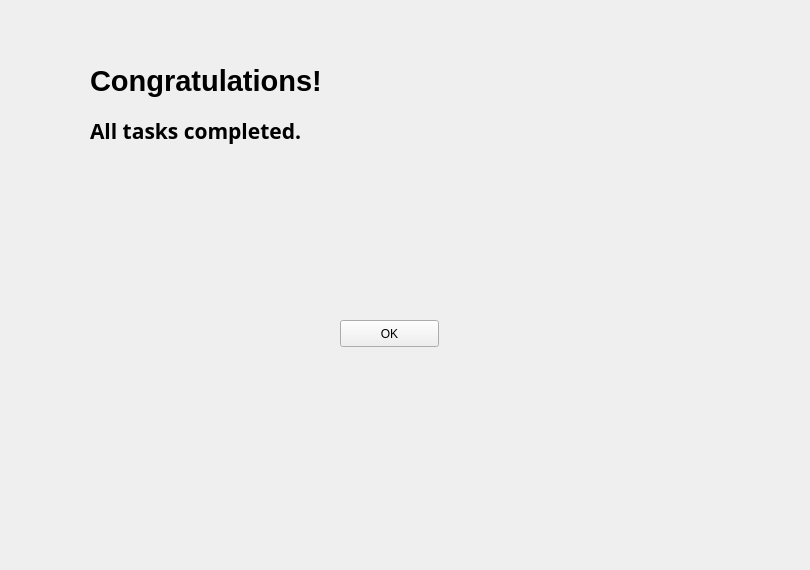
  <widget class="QWidget" name="completion">
   <widget class="QLabel" name="label_8">
    <property name="geometry">
     <rect>
      <x>0</x>
      <y>-40</y>
      <width>801</width>
      <height>561</height>
     </rect>
    </property>
    <property name="text">
     <string/>
    </property>
    <property name="pixmap">
     <pixmap resource="../test.qrc">:/test/taskpage.jpg</pixmap>
    </property>
   </widget>
   <widget class="QLabel" name="label_9">
    <property name="geometry">
     <rect>
      <x>90</x>
      <y>50</y>
      <width>291</width>
      <height>61</height>
     </rect>
    </property>
    <property name="font">
     <font>
      <pointsize>22</pointsize>
      <weight>75</weight>
      <bold>true</bold>
     </font>
    </property>
    <property name="text">
     <string>Congratulations!</string>
    </property>
   </widget>
   <widget class="QLabel" name="label_10">
    <property name="geometry">
     <rect>
      <x>90</x>
      <y>110</y>
      <width>331</width>
      <height>41</height>
     </rect>
    </property>
    <property name="font">
     <font>
      <family>TlwgMono</family>
      <pointsize>16</pointsize>
      <weight>75</weight>
      <bold>true</bold>
     </font>
    </property>
    <property name="text">
     <string>All tasks completed.</string>
    </property>
   </widget>
   <widget class="QPushButton" name="pushButton_2">
    <property name="geometry">
     <rect>
      <x>340</x>
      <y>320</y>
      <width>99</width>
      <height>27</height>
     </rect>
    </property>
    <property name="text">
     <string>OK</string>
    </property>
   </widget>
  </widget>
